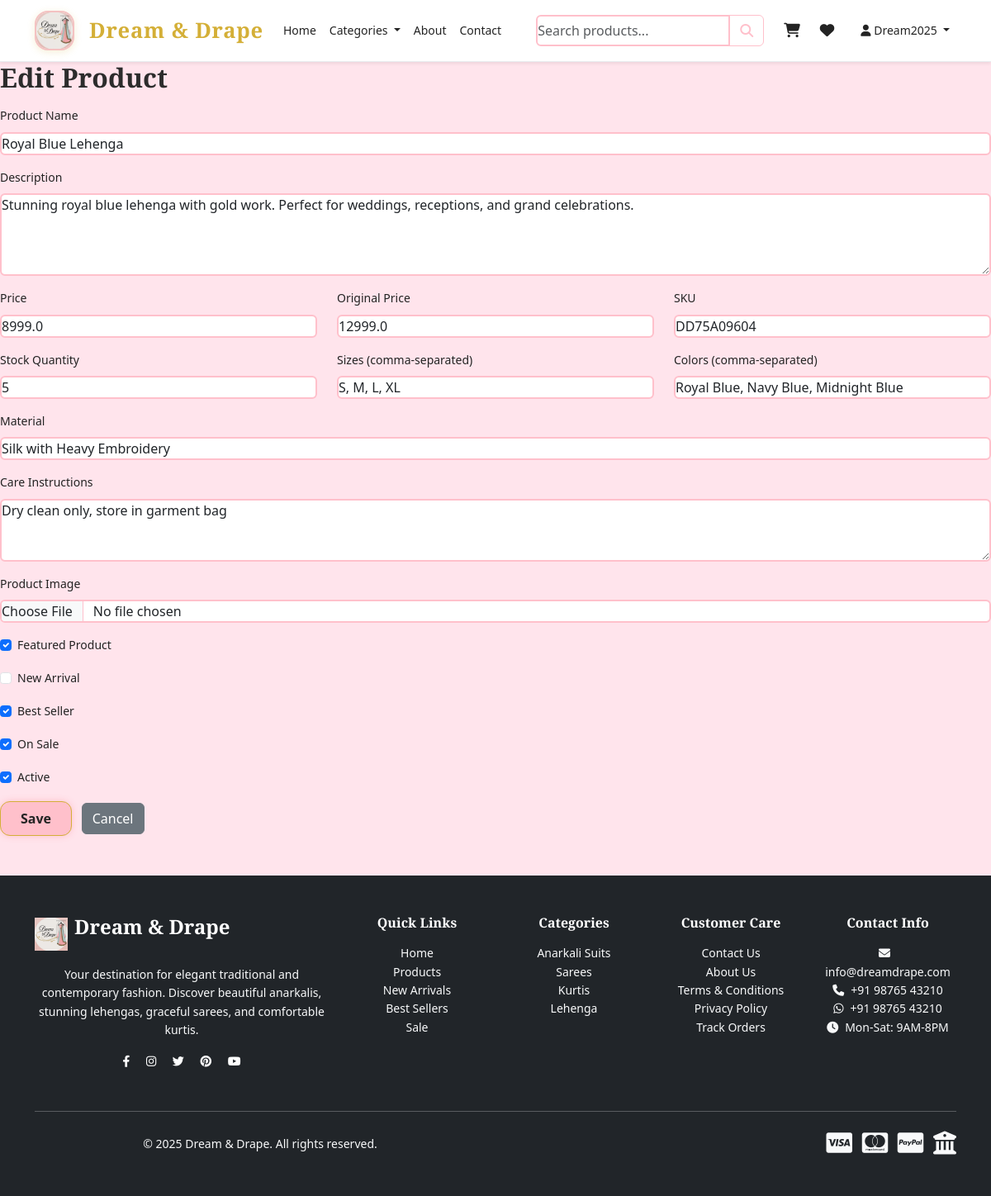
/admin/product/edit/5 (signed in), run on the app's committed database.
### app/models.py (models this page shows, shortened)
class User(UserMixin, db.Model):
    id = db.Column(db.Integer, primary_key=True)
    username = db.Column(db.String(80), unique=True, nullable=False, index=True)
    email = db.Column(db.String(120), unique=True, nullable=False, index=True)
    password_hash = db.Column(db.String(255), nullable=False)
    first_name = db.Column(db.String(50), nullable=False)
    last_name = db.Column(db.String(50), nullable=False)
    phone = db.Column(db.String(15))
    address = db.Column(db.Text)
    city = db.Column(db.String(50))
    state = db.Column(db.String(50))
    pincode = db.Column(db.String(10))
    country = db.Column(db.String(50), default='India')
    is_admin = db.Column(db.Boolean, default=False, index=True)
    is_active = db.Column(db.Boolean, default=True, index=True)
    created_at = db.Column(db.DateTime, default=datetime.utcnow, index=True)
    last_login = db.Column(db.DateTime)
    failed_login_attempts = db.Column(db.Integer, default=0)
    locked_until = db.Column(db.DateTime)
    orders = db.relationship('Order', backref='user', lazy=True)
    cart_items = db.relationship('CartItem', backref='user', lazy=True)
    wishlist_items = db.relationship('WishlistItem', backref='user', lazy=True)
    reviews = db.relationship('Review', backref='user', lazy=True)

class Product(db.Model):
    id = db.Column(db.Integer, primary_key=True)
    name = db.Column(db.String(200), nullable=False, index=True)
    description = db.Column(db.Text)
    price = db.Column(db.Float, nullable=False, index=True)
    original_price = db.Column(db.Float)
    sku = db.Column(db.String(50), unique=True, index=True)
    stock_quantity = db.Column(db.Integer, default=0, index=True)
    image_url = db.Column(db.String(255))
    additional_images = db.Column(db.Text)  # JSON string of image URLs
    sizes = db.Column(db.String(200))  # Comma-separated sizes
    colors = db.Column(db.String(200))  # Comma-separated colors
    material = db.Column(db.String(100))
    care_instructions = db.Column(db.Text)
    is_featured = db.Column(db.Boolean, default=False, index=True)
    is_new_arrival = db.Column(db.Boolean, default=False, index=True)
    is_best_seller = db.Column(db.Boolean, default=False, index=True)
    is_on_sale = db.Column(db.Boolean, default=False, index=True)
    is_active = db.Column(db.Boolean, default=True, index=True)
    created_at = db.Column(db.DateTime, default=datetime.utcnow, index=True)
    updated_at = db.Column(db.DateTime, default=datetime.utcnow, onupdate=datetime.utcnow)
    categories = db.relationship('Category', secondary=product_categories, backref='products')
    cart_items = db.relationship('CartItem', backref='product', lazy=True)
    order_items = db.relationship('OrderItem', backref='product', lazy=True)
    wishlist_items = db.relationship('WishlistItem', backref='product', lazy=True)
    reviews = db.relationship('Review', backref='product', lazy=True)

### app/admin.py (the view, shortened to what this page needs)
@admin.route('/product/edit/<int:id>', methods=['GET', 'POST'])
@login_required
@admin_required
@limiter.limit("20 per hour")
def edit_product(id):
    product = Product.query.get_or_404(id)
    form = AdminProductForm(obj=product)
    categories = Category.query.filter_by(is_active=True).all()
    return render_template('admin/add_edit_product.html', form=form,
                         categories=categories, product=product, title='Edit Product')

### app/templates/admin/add_edit_product.html (shortened to what this page needs)
{% extends "base.html" %}
{% block content %}
<h2>{{ title }}</h2>
<form method="POST" enctype="multipart/form-data" novalidate>
  <div class="mb-3">
    {{ form.name.label(class="form-label") }}
    {{ form.name(class="form-control" + (" is-invalid" if form.name.errors else ""), placeholder="Product Name") }}
  </div>
  <div class="mb-3">
    {{ form.description.label(class="form-label") }}
    {{ form.description(class="form-control", rows="4", placeholder="Product Description") }}
  </div>
  <div class="row mb-3">
    <div class="col-md-4">
      {{ form.price.label(class="form-label") }}
      {{ form.price(class="form-control" + (" is-invalid" if form.price.errors else ""), placeholder="Price") }}
    </div>
    <div class="col-md-4">
      {{ form.original_price.label(class="form-label") }}
      {{ form.original_price(class="form-control", placeholder="Original Price (optional)") }}
    </div>
    <div class="col-md-4">
      {{ form.sku.label(class="form-label") }}
      {{ form.sku(class="form-control", placeholder="SKU (optional)") }}
    </div>
  </div>
  <div class="row mb-3">
    <div class="col-md-4">
      {{ form.stock_quantity.label(class="form-label") }}
      {{ form.stock_quantity(class="form-control", placeholder="Stock Quantity") }}
    </div>
    <div class="col-md-4">
      {{ form.sizes.label(class="form-label") }}
      {{ form.sizes(class="form-control", placeholder="Sizes (comma-separated)") }}
    </div>
    <div class="col-md-4">
      {{ form.colors.label(class="form-label") }}
      {{ form.colors(class="form-control", placeholder="Colors (comma-separated)") }}
    </div>
  </div>
  <div class="mb-3">
    {{ form.material.label(class="form-label") }}
    {{ form.material(class="form-control", placeholder="Material") }}
  </div>
  <div class="mb-3">
    {{ form.care_instructions.label(class="form-label") }}
    {{ form.care_instructions(class="form-control", rows="3", placeholder="Care Instructions") }}
  </div>
  <div class="mb-3">
    {{ form.image_file.label(class="form-label") }}
    {{ form.image_file(class="form-control") }}
  </div>
  <div class="form-check mb-3">
    {{ form.is_featured(class="form-check-input") }}
    {{ form.is_featured.label(class="form-check-label") }}
  </div>
  <div class="form-check mb-3">
    {{ form.is_new_arrival(class="form-check-input") }}
    {{ form.is_new_arrival.label(class="form-check-label") }}
  </div>
  <div class="form-check mb-3">
    {{ form.is_best_seller(class="form-check-input") }}
    {{ form.is_best_seller.label(class="form-check-label") }}
  </div>
  <div class="form-check mb-3">
    {{ form.is_on_sale(class="form-check-input") }}
    {{ form.is_on_sale.label(class="form-check-label") }}
  </div>
  <div class="form-check mb-3">
    {{ form.is_active(class="form-check-input") }}
    {{ form.is_active.label(class="form-check-label") }}
  </div>
  <button type="submit" class="btn btn-primary">Save</button>
  <a href="{{ url_for('admin.manage_products') }}" class="btn btn-secondary ms-2">Cancel</a>
</form>
{% endblock %}

### app/templates/base.html (shortened to what this page needs)
<!DOCTYPE html>
<html lang="en">
<head>
    <link href="https://cdn.jsdelivr.net/npm/bootstrap@5.3.0/dist/css/bootstrap.min.css" rel="stylesheet">
    <link rel="stylesheet" href="https://cdnjs.cloudflare.com/ajax/libs/font-awesome/6.4.0/css/all.min.css">
    <link rel="stylesheet" href="/static/css/style.css">
</head>
<body>
    <nav class="navbar navbar-expand-lg navbar-light bg-white sticky-top shadow-sm">
        <div class="container">
            <a class="navbar-brand d-flex align-items-center" href="{{ url_for('main.index') }}">
                <img src="{{ url_for('static', filename='images/logo.jpg') }}" alt="Dream & Drape" class="logo-img me-2">
                <span class="brand-text">Dream & Drape</span>
            </a>
            <div class="collapse navbar-collapse" id="navbarNav">
                <ul class="navbar-nav me-auto">
                    <li class="nav-item">
                        <a class="nav-link" href="{{ url_for('main.index') }}">Home</a>
                    </li>
                    <li class="nav-item dropdown">
                        <a class="nav-link dropdown-toggle" href="#" id="categoriesDropdown" role="button" data-bs-toggle="dropdown">
                            Categories
                        </a>
                    </li>
                    <li class="nav-item">
                        <a class="nav-link" href="{{ url_for('main.about') }}">About</a>
                    </li>
                    <li class="nav-item">
                        <a class="nav-link" href="{{ url_for('main.contact') }}">Contact</a>
                    </li>
                </ul>
                <form class="d-flex me-3" method="GET" action="{{ url_for('main.products') }}">
                    <div class="input-group">
                        <input class="form-control" type="search" name="search" placeholder="Search products..." value="{{ request.args.get('search', '') }}">
                        <button class="btn btn-outline-primary" type="submit">
                            <i class="fas fa-search"></i>
                        </button>
                    </div>
                </form>
                <ul class="navbar-nav">
                    {% if current_user.is_authenticated %}
                        <li class="nav-item position-relative me-2">
                            <a class="nav-link" href="{{ url_for('main.cart') }}">
                            </a>
                        </li>
                        <li class="nav-item position-relative me-3">
                            <a class="nav-link" href="{{ url_for('main.wishlist') }}">
                            </a>
                        </li>
                        <li class="nav-item dropdown">
                            <a class="nav-link dropdown-toggle" href="#" id="userDropdown" role="button" data-bs-toggle="dropdown">
                                <i class="fas fa-user"></i> {{ current_user.first_name }}
                            </a>
                        </li>
                    {% endif %}
                </ul>
            </div>
        </div>
    </nav>
    <main>
        {% block content %}{% endblock %}
    </main>
    <footer class="bg-dark text-white py-5 mt-5">
        <div class="container">
            <div class="row">
                <div class="col-lg-4 col-md-6 mb-4">
                    <div class="d-flex align-items-center mb-3">
                        <img src="{{ url_for('static', filename='images/logo.jpg') }}" alt="Dream & Drape" height="40" class="me-2">
                        <h5 class="brand-text text-white">Dream & Drape</h5>
                    </div>
                    <p class="text-light">
                        Your destination for elegant traditional and contemporary fashion.
                        Discover beautiful anarkalis, stunning lehengas, graceful sarees, and comfortable kurtis.
                    </p>
                    <div class="social-links">
                        <a href="#" class="text-white me-3"><i class="fab fa-facebook-f"></i></a>
                        <a href="#" class="text-white me-3"><i class="fab fa-instagram"></i></a>
                        <a href="#" class="text-white me-3"><i class="fab fa-twitter"></i></a>
                        <a href="#" class="text-white me-3"><i class="fab fa-pinterest"></i></a>
                        <a href="#" class="text-white"><i class="fab fa-youtube"></i></a>
                    </div>
                </div>
                <div class="col-lg-2 col-md-6 mb-4">
                    <h6 class="text-white mb-3">Quick Links</h6>
                    <ul class="list-unstyled">
                        <li><a href="{{ url_for('main.index') }}" class="text-light text-decoration-none">Home</a></li>
                        <li><a href="{{ url_for('main.products') }}" class="text-light text-decoration-none">Products</a></li>
                        <li><a href="{{ url_for('main.products', category='New Arrivals') }}" class="text-light text-decoration-none">New Arrivals</a></li>
                        <li><a href="{{ url_for('main.products', category='Best Sellers') }}" class="text-light text-decoration-none">Best Sellers</a></li>
                        <li><a href="{{ url_for('main.products', category='Sale') }}" class="text-light text-decoration-none">Sale</a></li>
                    </ul>
                </div>
                <div class="col-lg-2 col-md-6 mb-4">
                    <h6 class="text-white mb-3">Categories</h6>
                    <ul class="list-unstyled">
                        <li><a href="{{ url_for('main.products', category='Anarkali Suits') }}" class="text-light text-decoration-none">Anarkali Suits</a></li>
                        <li><a href="{{ url_for('main.products', category='Sarees') }}" class="text-light text-decoration-none">Sarees</a></li>
                        <li><a href="{{ url_for('main.products', category='Kurtis') }}" class="text-light text-decoration-none">Kurtis</a></li>
                        <li><a href="{{ url_for('main.products', category='Lehenga') }}" class="text-light text-decoration-none">Lehenga</a></li>
                    </ul>
                </div>
                <div class="col-lg-2 col-md-6 mb-4">
                    <h6 class="text-white mb-3">Customer Care</h6>
                    <ul class="list-unstyled">
                        <li><a href="{{ url_for('main.contact') }}" class="text-light text-decoration-none">Contact Us</a></li>
                        <li><a href="{{ url_for('main.about') }}" class="text-light text-decoration-none">About Us</a></li>
                        <li><a href="{{ url_for('main.terms') }}" class="text-light text-decoration-none">Terms & Conditions</a></li>
                        <li><a href="{{ url_for('main.privacy') }}" class="text-light text-decoration-none">Privacy Policy</a></li>
                        {% if current_user.is_authenticated %}
                            <li><a href="{{ url_for('auth.my_orders') }}" class="text-light text-decoration-none">Track Orders</a></li>
                        {% endif %}
                    </ul>
                </div>
                <div class="col-lg-2 col-md-6 mb-4">
                    <h6 class="text-white mb-3">Contact Info</h6>
                    <ul class="list-unstyled text-light">
                        <li><i class="fas fa-envelope me-2"></i>info@dreamdrape.com</li>
                        <li><i class="fas fa-phone me-2"></i>+91 98765 43210</li>
                        <li><i class="fab fa-whatsapp me-2"></i>+91 98765 43210</li>
                        <li><i class="fas fa-clock me-2"></i>Mon-Sat: 9AM-8PM</li>
                    </ul>
                </div>
            </div>
            <hr class="my-4">
            <div class="row align-items-center">
                <div class="col-md-6">
                    <p class="text-light mb-0">
                        &copy; 2025 Dream & Drape. All rights reserved.
                    </p>
                </div>
                <div class="col-md-6 text-end">
                    <div class="payment-icons">
                        <i class="fab fa-cc-visa fa-2x me-2 text-light"></i>
                        <i class="fab fa-cc-mastercard fa-2x me-2 text-light"></i>
                        <i class="fab fa-cc-paypal fa-2x me-2 text-light"></i>
                        <i class="fas fa-university fa-2x text-light" title="Net Banking"></i>
                    </div>
                </div>
            </div>
        </div>
    </footer>
</body>
</html>

### data on the page
User: first_name "Dream2025"
Product: name "Royal Blue Lehenga", description "Stunning royal blue lehenga with gold work. Perfect for weddings, receptions, and grand celebrations.", price "8999.0", original_price "12999.0", sku "DD75A09604", stock_quantity "5", sizes "S, M, L, XL", colors "Royal Blue, Navy Blue, Midnight Blue", material "Silk with Heavy Embroidery", care_instructions "Dry clean only, store in garment bag", is_featured "☑", is_best_seller "☑", is_on_sale "☑", is_active "☑"

### other printed values
{{ title }} "Edit Product"
